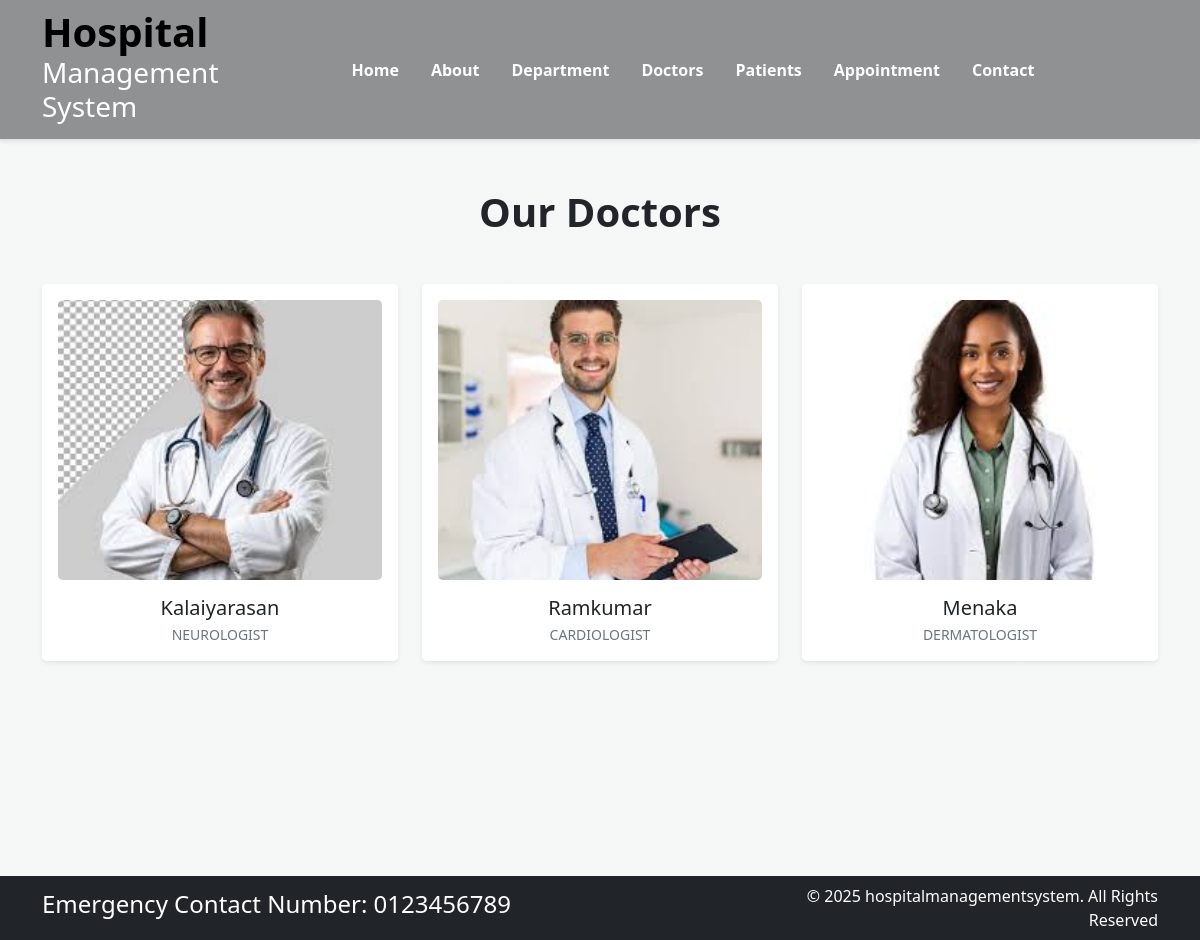
Screenshot of /doctor with the database file from the repository.
### hospital/models.py (models this page shows, shortened)
class Doctor(models.Model):
    doctor_name = models.CharField(max_length=100)
    doctor_specialization= models.TextField()
    doctor_image= models.ImageField(upload_to="doctor")
    department_name= models.ForeignKey(Department, on_delete=models.CASCADE)

### hospital/views.py (the view)
# urls.py: path('doctor',views.doctor,name='doctor'),
def doctor(request):
    dict_doc={
        'doc': Doctor.objects.all()
    }
    return render(request,"doctor.html",dict_doc)

### templates/doctor.html (shortened to what this page needs)
{% extends 'dummy_base.html' %}
{% load static %}
{% block content %}
{% static 'images/back1.jpg' as bg_image %}
<div class="py-5 px-3 min-vh-100" style="background: linear-gradient(rgba(244, 247, 246, 0.95), rgba(244, 247, 246, 0.95))  center/cover no-repeat;">
    <div class="container">
        <h1 class="text-center fw-bold text-dark mb-5">Our Doctors</h1>
        <div class="row g-4 justify-content-center">
            {% for d in doc %}
            <div class="col-12 col-md-6 col-lg-4">
                <div class="card h-100 border-0 shadow-sm rounded-3 p-3 text-center bg-white">
                    <div class="rounded-3 overflow-hidden bg-light d-flex align-items-center justify-content-center" style="height: 280px;">
                        <img src="{{ d.doctor_image.url }}" class="w-100 h-100" style="object-fit: cover;" alt="Dr. {{ d.doctor_name }}">
                    </div>
                    <div class="card-body pt-3 px-1 pb-0">
                        <h5 class="card-title fw-semibold text-dark text-break mb-1">{{ d.doctor_name }}</h5>
                        <p class="card-text text-muted text-uppercase small tracking-wider fw-medium mb-0">{{ d.doctor_specialization }}</p>
                    </div>
                </div>
            </div>
            {% empty %}
            <div class="col-12 text-center py-5">
                <p class="text-muted fs-5">No doctors available at the moment.</p>
            </div>
            {% endfor %}
        </div>
    </div>
</div>
{% endblock %}

### templates/dummy_base.html (shortened to what this page needs)
<!DOCTYPE html>
{% load static %}
<html>
<head>
        <link rel="stylesheet" href=" https://cdn.jsdelivr.net/npm/bootstrap@5.1.3/dist/css/bootstrap.min.css ">
        <link rel="stylesheet" href="https://use.fontawesome.com/releases/v5.2.0/css/all.css">
        <link rel="stylesheet" href="{% static 'css/style.css' %}">
</head>
<body>
 <nav class="navbar bg-dark bg-opacity-50 navbar-expand-md   border-bottom shadow-sm">
     <div class="container">
         <div class="col-2 text-left pl-md-0">
             <h3 class="text-white"><span style="color:black;font-size:40px;font-weight:bold;" >Hospital</span> Management System </h3>
         </div>
         <div class="collapse navbar-collapse justify-content-center col-md-8 navbar-collapse-3">
             <ul class="navbar-nav justify-content-center fw-bold">
                 <li class="nav-item px-2"><a class="nav-link text-white"href="{% url 'home' %}">Home </a></li>
                 <li class="nav-item px-2"><a class="nav-link text-white"href="{% url 'about' %}">About</a></li>
                 <li class="nav-item px-2"><a class="nav-link text-white"href="{% url 'department' %}">Department</a></li>
                  <li class="nav-item px-2"><a class="nav-link text-white"href="{% url 'doctor' %}">Doctors</a></li>
                 <li class="nav-item px-2"><a class="nav-link text-white"href="{% url 'patientregistration' %}">Patients</a></li>
                 <li class="nav-item px-2"><a class="nav-link text-white"href="{% url 'appointment' %}">Appointment</a></li>
                 <li class="nav-item px-2"><a class="nav-link text-white"href="{% url 'contact' %}">Contact</a></li>
             </ul>
         </div>
     </div>
 </nav>
<div>
    {% block content %}
    {% endblock %}
</div>
 <section class="fixed-bottom">
     <footer class="pt-2 pb-2 bg-dark text-white">
         <div class="container">
             <div class="row align-items-center">
                 <div class="col-12 col-md-8">
                     <h4>Emergency Contact Number: 0123456789</h4>
                 </div>
                 <div class="col-12 col-md-4 mt-4 mt-md-0 text-center text-md-end">
                     © 2025 hospitalmanagementsystem. All Rights Reserved
                 </div>
             </div>
         </div>
     </footer>
 </section>
</body>
</html>

### rows the page displays
Doctor: doctor_image (picture), doctor_name "Kalaiyarasan", doctor_specialization "NEUROLOGIST"
Doctor: doctor_image (picture), doctor_name "Ramkumar", doctor_specialization "CARDIOLOGIST"
Doctor: doctor_image (picture), doctor_name "Menaka", doctor_specialization "DERMATOLOGIST"
